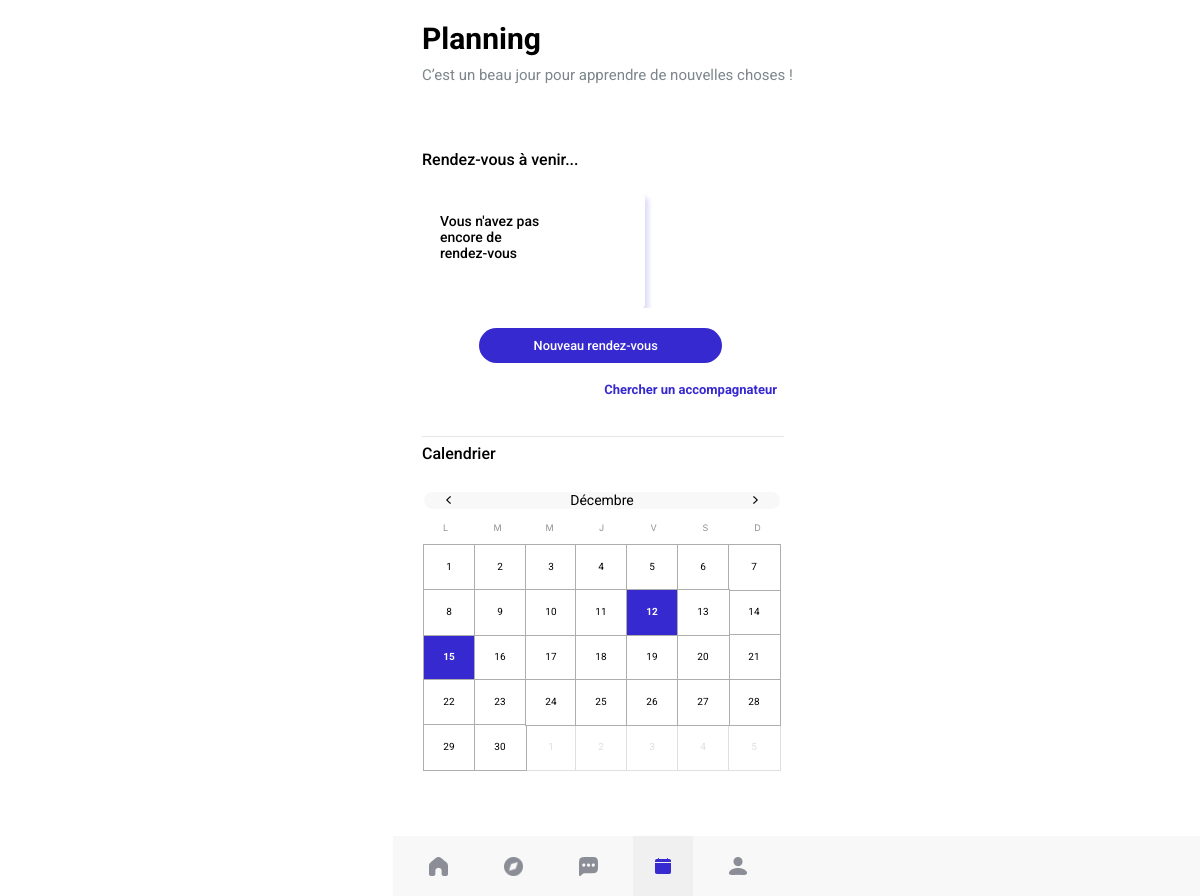
/planning.php (signed in), run on an earlier commit of the app's database.
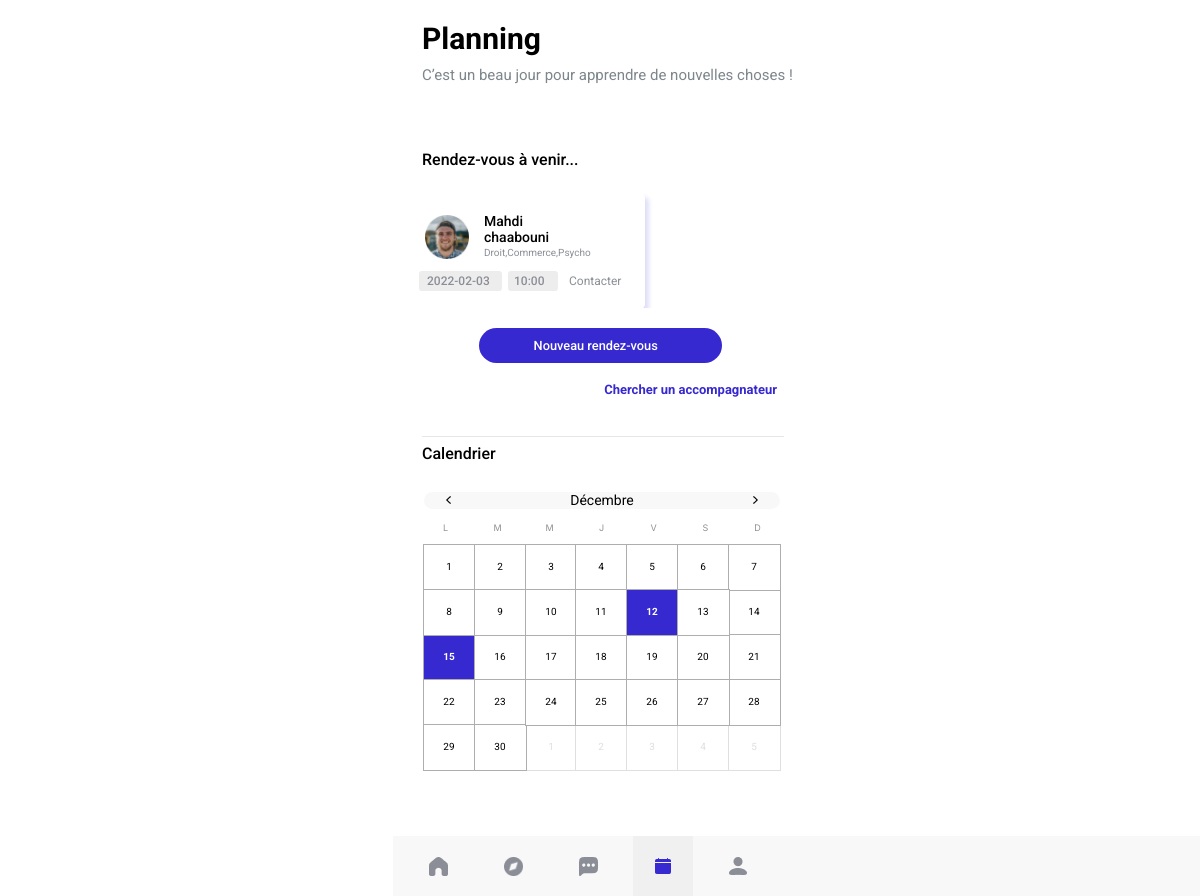
And on a later commit of the database.
### tables this page shows
CREATE TABLE `meeting` (
  `id` int(3) NOT NULL,
  `sujet` varchar(255) NOT NULL,
  `date` varchar(255) NOT NULL,
  `lieu` varchar(255) NOT NULL,
  `etudiant` varchar(3) NOT NULL,
  `accompagnateur` varchar(3) NOT NULL
);

CREATE TABLE `personne` (
  `id` int(4) NOT NULL,
  `nom_prenom_pers` varchar(255) NOT NULL,
  `date_naiss_pers` varchar(255) NOT NULL,
  `interet_pers` varchar(255) NOT NULL,
  `email_pers` varchar(255) NOT NULL,
  `mdp_pers` varchar(255) NOT NULL,
  `tel_pers` varchar(255) NOT NULL,
  `preferences_rencontre` varchar(255) NOT NULL,
  `ville` varchar(255) NOT NULL,
  `bio` varchar(255) NOT NULL,
  `domaine` varchar(255) NOT NULL,
  `nivEtudProf` varchar(255) NOT NULL,
  `image` varchar(255) NOT NULL,
  `id_role` varchar(255) NOT NULL
);

### models/meeting.class.php (called while the page is built, shortened)
<?php
class meeting
{
	public function listeNexMeeingEtudiant($id)
	{
		$n=new connexion();
		$pdo=$n->CNXbase();
		$meeting = $pdo->query("select * from meeting where LEFT(date , 10)>=CURDATE() and (etudiant='" . $id . "')")->fetchAll(PDO::FETCH_OBJ);
		return $meeting;
	}
}

### models/personne.class.php (called while the page is built, shortened)
<?php
class personne
{
	public function detail($id)
	{
		$n=new connexion();
		$pdo=$n->CNXbase();
		$personne = $pdo->query("select * from personne where id='" . $id . "'")->fetch(PDO::FETCH_OBJ);
		return $personne;
	}
}

### planning.php (the view, shortened to what the rows shown need)
<!DOCTYPE html>
<html>
<head>
  <link rel="stylesheet" type="text/css" href="css/planning.css" />
  <link rel="stylesheet" type="text/css" href="css/styleguide.css" />
  <link rel="stylesheet" type="text/css" href="css/globals.css" />
</head>
<body style="margin: 0; background: #ffffff">
  <div class="container-center-horizontal">
    <div class="planning screen">
      <div class="overlap-group-container">
        <?php
        include "models/meeting.class.php";
        $meeting = new meeting("", "", "", "", "", "");
        $res_meeting = $meeting->listeNexMeeingEtudiant($_SESSION['personne']->id);
        if (empty($res_meeting)) {
        ?>
          <div class="flex-col">
            <div class="flex-row">
              <div class="flex-col-1">
                <div class="philomena-tiret roboto-medium-black-14px">
                  <span class="roboto-medium-black-14px">Vous n'avez pas encore de rendez-vous </span>
                </div>
              </div>
            </div>
          </div>
          <?php
        } else {
          include "models/personne.class.php";
          foreach ($res_meeting as $row) {
            $personne = new personne("", "", "", "", "", "", "", "", "", "", "", "", "","");
            $res_personne = $personne->detail($row->accompagnateur);
          ?>
            <div class="flex-col">
              <div class="flex-row">
                <img class="avatars" src="img/<?php echo ($res_personne->image); ?>" />
                <div class="flex-col-1">
                  <div class="philomena-tiret roboto-medium-black-14px">
                    <span class="roboto-medium-black-14px"><?php echo ($res_personne->nom_prenom_pers); ?></span>
                  </div>
                  <div class="photographie roboto-normal-oslo-gray-10px">
                    <span class="roboto-normal-oslo-gray-10px"><?php echo ($res_personne->domaine); ?></span>
                  </div>
                </div>
              </div>
              <div class="flex-row-1">
                <div class="overlap-group">
                  <div class="vendredi-1 roboto-medium-oslo-gray-12px">
                    <span class="roboto-medium-oslo-gray-12px"><?php echo (substr($row->date, 0, 10)); ?></span>
                  </div>
                </div>
                <div class="overlap-group-1">
                  <div class="x15h30 roboto-medium-oslo-gray-12px">
                    <span class="roboto-medium-oslo-gray-12px"><?php echo (substr($row->date, 11, -3)); ?></span>
                  </div>
                </div>
                <a href="messagerie-2.php">
                  <div class="contacter roboto-normal-oslo-gray-12px">
                    <span class="roboto-normal-oslo-gray-12px">Contacter</span>
                  </div>
                </a>
              </div>
            </div>
        <?php }
        } ?>
      </div>
    </div>
  </div>
</body>
</html>

What changed in the data, as far as the page shows it:
now on this page (row edited): meeting: personne.image (picture), personne.nom_prenom_pers "Mahdi chaabouni", personne.domaine "Droit,Commerce,Psycho", date "2022-02-03", date "10:00"
Also different on the page:
text no longer shown: "Vous n'avez pas encore de rendez-vous"
